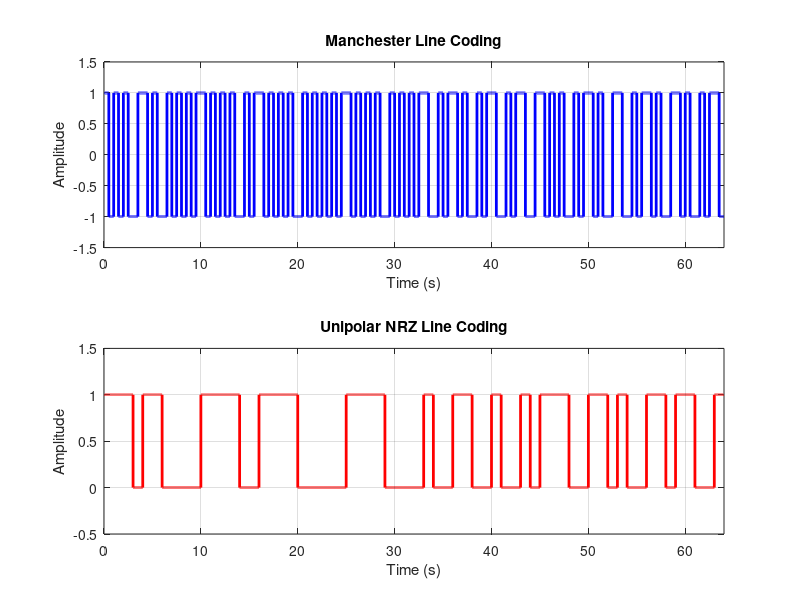
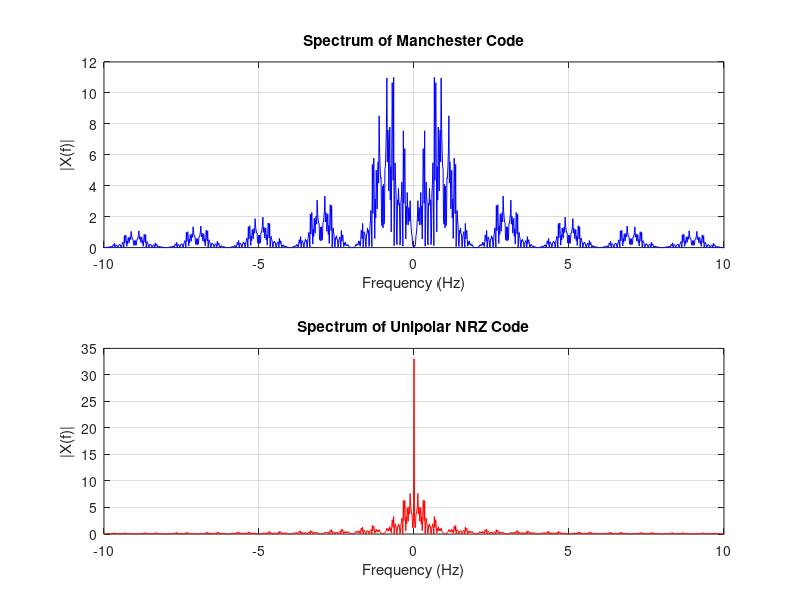

These figures' MATLAB source, in order:
clc; 
clear; 
close all;

n = 64;                         
fs = 1000;  
ts = 1/fs;
bitrate = 1;                   
Tb = 1/bitrate; 
N = ceil((Tb*n)/ts);
samples_per_bit = fs / bitrate;
t = 0 : ts : (N-1)*ts;   

bits = randi([0 1], 1, n);
disp('Random bitstream:');
disp(bits);

manchester = zeros(size(t));
unipolar = zeros(size(t));

for i = 1:n
    idx = (i-1)*samples_per_bit + 1 : i*samples_per_bit;
    half = floor(samples_per_bit / 2);

    % manchester
    if bits(i) == 1
        manchester(idx(1:half)) = 1;
        manchester(idx(half+1:end)) = -1;
    else
        manchester(idx(1:half)) = -1;
        manchester(idx(half+1:end)) = 1;
    end

    % unipolar NRZ
    if bits(i) == 1
        unipolar(idx) = 1;
    else
        unipolar(idx) = 0;
    end
end

%% plot manchester
figure;
subplot(2,1,1);
plot(t, manchester, 'b', 'LineWidth', 2);
title('Manchester Line Coding');
xlabel('Time (s)'); ylabel('Amplitude');
xlim([0 64]);
ylim([-1.5 1.5]);
grid on;

%% plot unipolar NRZ
subplot(2,1,2);
plot(t, unipolar, 'r', 'LineWidth', 2);
title('Unipolar NRZ Line Coding');
xlabel('Time (s)'); ylabel('Amplitude');
xlim([0 64]);
ylim([-0.5 1.5]);
grid on;

%% frequency domain
df = bitrate/n;
if(rem(N,2)==0) %% Even
  f = - (0.5*fs) : df : (0.5*fs-df) ; 
else %% Odd
  f = - (0.5*fs-0.5*df) : df : (0.5*fs-0.5*df) ;
end

M = abs(fftshift(fft(manchester))* ts);
U = abs(fftshift(fft(unipolar))* ts);

figure;
subplot(2,1,1);
plot(f, M, 'b');
xlim([-10 10]);
title('Spectrum of Manchester Code');
xlabel('Frequency (Hz)'); ylabel('|X(f)|'); grid on;

subplot(2,1,2);
plot(f, U, 'r');
xlim([-10 10]);
title('Spectrum of Unipolar NRZ Code');
xlabel('Frequency (Hz)'); ylabel('|X(f)|'); grid on;